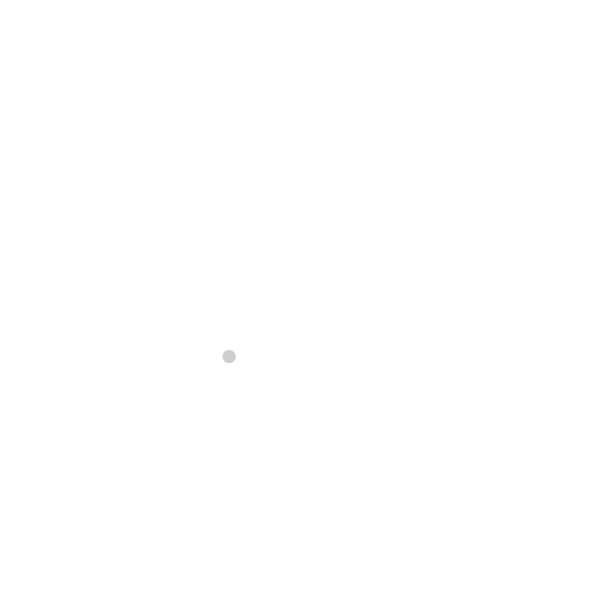
Frame 1 (no input)
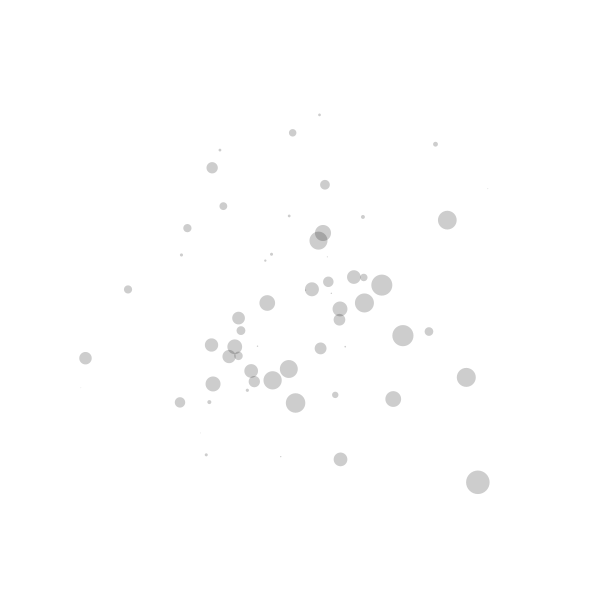
Frame 60 (the mouse pressed at the canvas centre just before this capture)
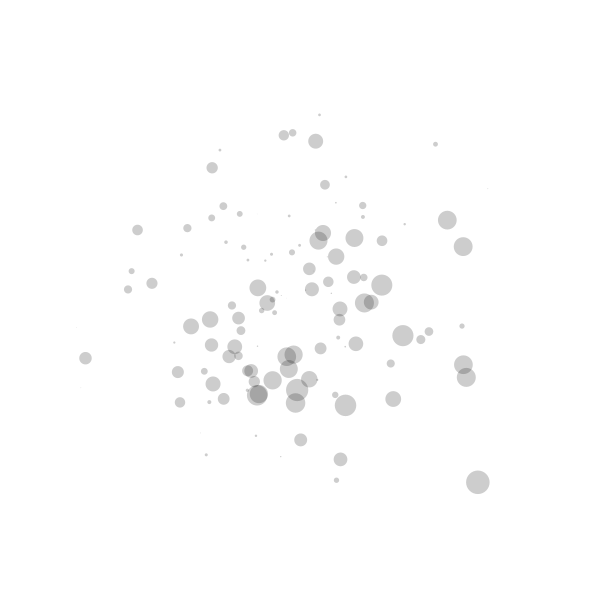
Frame 120 (the mouse held since frame 60 and released just before this capture)

The Processing sketch that drew these frames (run headless with seeded random() and noise(); from frame 60 on, the mouse is pressed at the canvas centre):

// Processing sketch: vvPwSRandomnessGaussian
// ── vvPwSRandomnessGaussian.pde
 // Daniel Shiffman
// The Nature of Code
// http://www.shiffman.net/
import java.util.*;
// Declare a Random number generator object
Random generator;

void setup() {
  size(600, + 600);
  background(255);
  generator = new Random();   // Initialize generator
  smooth();
}

void draw() {
  // Get a gaussian random number w/ mean of 0 and standard deviation of 1.0
  float xloc = (float) generator.nextGaussian();
  float yloc = (float) generator.nextGaussian();
  
  float sd = 75;                // Define a standard deviation
  float mean = width/2;         // Define a mean value (middle of the screen along the x-axis)
  float meanh = height/2;
  xloc = ( xloc * sd ) + mean;  // Scale the gaussian random number by standard deviation and mean
  yloc = ( yloc * sd) + meanh;
//  print(yloc);

  float indexloc = (xloc+yloc)/mean;
    print(indexloc + "\n");

//  for (int i = 0; i < 20; i++){
    noStroke();
    fill(0, 50);
    noStroke();
//    ellipse(xloc, yloc, 1,mean);
    ellipse(xloc, yloc, (mean%indexloc)*10 ,(mean%indexloc)*10);   // Draw an ellipse at our "normal" random location
//    if(i == 50){
//      background(255);
//    } 
//  }
}

void drawPartiles() {
  
}
